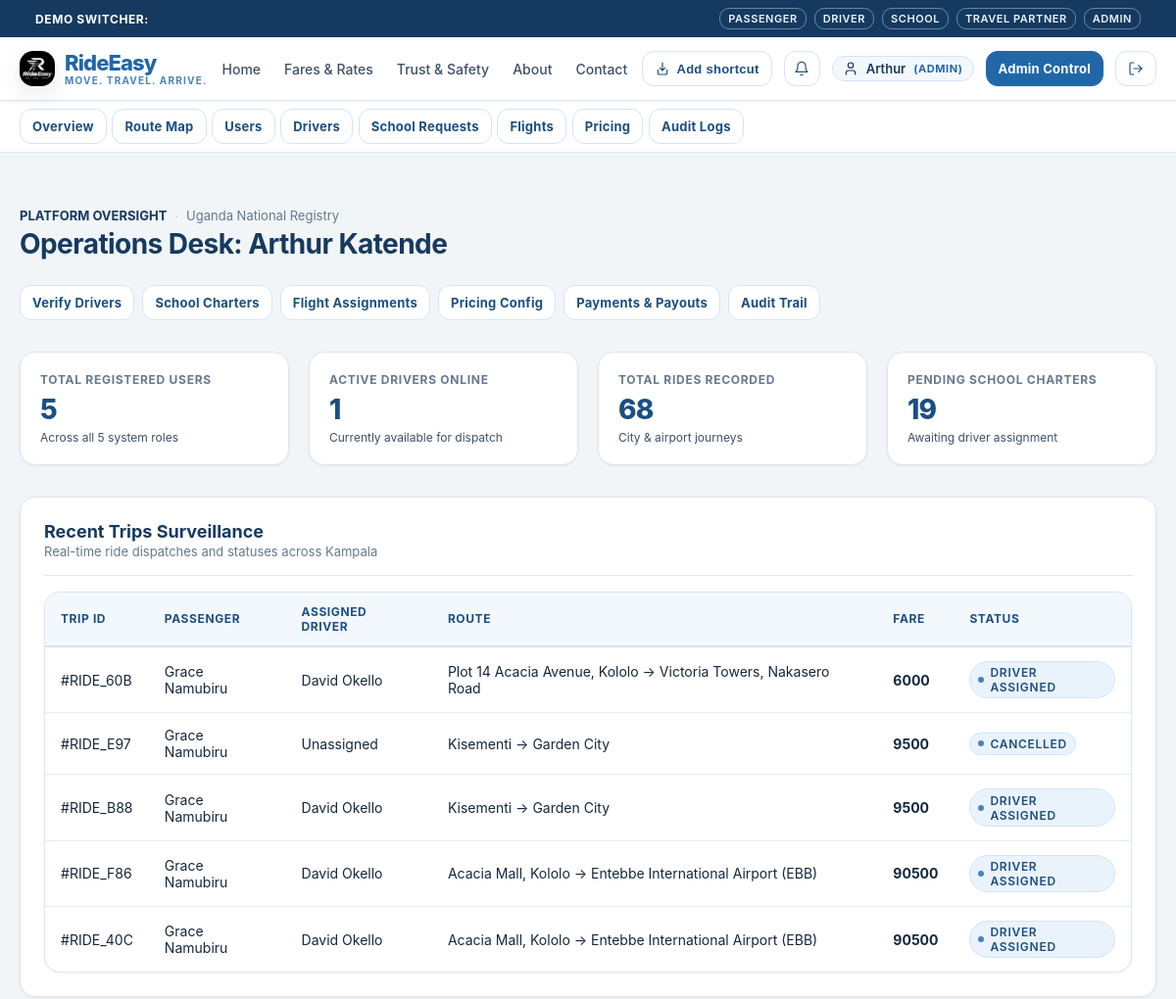
The page /admin/dashboard (signed in, upper part) on the database as committed earlier.
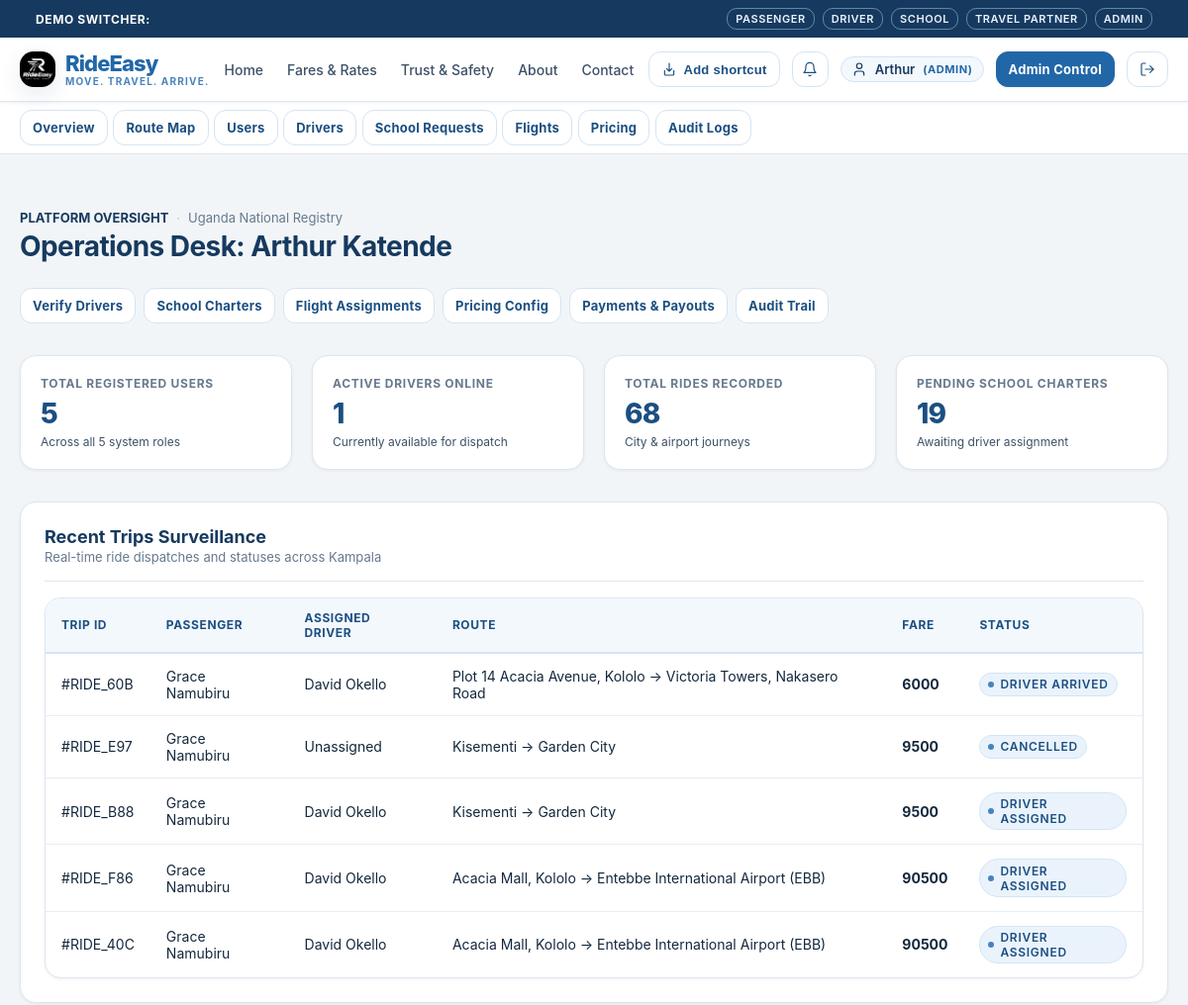
The same page on the database as committed later.
### tables this page shows
CREATE TABLE rides (
    id TEXT PRIMARY KEY,
    passenger_id TEXT NOT NULL,
    driver_id TEXT,
    category TEXT NOT NULL CHECK(category IN ('BODA', 'ECONOMY', 'COMFORT', 'PREMIUM')),
    pickup_address TEXT NOT NULL,
    pickup_lat REAL NOT NULL,
    pickup_lng REAL NOT NULL,
    destination_address TEXT NOT NULL,
    destination_lat REAL NOT NULL,
    destination_lng REAL NOT NULL,
    estimated_distance_km REAL NOT NULL,
    estimated_fare_ugx INTEGER NOT NULL,
    final_fare_ugx INTEGER,
    payment_method TEXT NOT NULL DEFAULT 'CASH' CHECK(payment_method IN ('CASH', 'MTN_MOMO', 'AIRTEL_MONEY', 'CARD')),
    payment_status TEXT NOT NULL DEFAULT 'UNPAID' CHECK(payment_status IN ('UNPAID', 'PENDING', 'PAID')),
    status TEXT NOT NULL DEFAULT 'REQUESTED' CHECK(status IN (
        'REQUESTED',
        'SEARCHING_FOR_DRIVER',
        'DRIVER_ASSIGNED',
        'DRIVER_ARRIVING',
        'DRIVER_ARRIVED',
        'TRIP_STARTED',
        'TRIP_COMPLETED',
        'PAYMENT_PENDING',
        'COMPLETED',
        'CANCELLED'
    )),
    cancellation_reason TEXT,
    is_airport_ride INTEGER NOT NULL DEFAULT 0,
    related_journey_id TEXT,
    created_at TIMESTAMP NOT NULL DEFAULT CURRENT_TIMESTAMP,
    updated_at TIMESTAMP NOT NULL DEFAULT CURRENT_TIMESTAMP, cancelled_at TIMESTAMP, driver_response_status TEXT NOT NULL DEFAULT 'ACCEPTED' CHECK(driver_response_status IN ('PENDING', 'ACCEPTED', 'DECLINED')),
    FOREIGN KEY (passenger_id) REFERENCES users(id) ON DELETE CASCADE,
    FOREIGN KEY (driver_id) REFERENCES users(id),
    FOREIGN KEY (related_journey_id) REFERENCES confirmed_journeys(id)
);

CREATE TABLE users (
    id TEXT PRIMARY KEY,
    email TEXT UNIQUE NOT NULL,
    password_hash TEXT NOT NULL,
    role TEXT NOT NULL CHECK(role IN ('PASSENGER', 'DRIVER', 'SCHOOL', 'TRAVEL_COMPANY', 'ADMIN')),
    full_name TEXT NOT NULL,
    phone TEXT NOT NULL,
    is_active INTEGER NOT NULL DEFAULT 1,
    is_verified INTEGER NOT NULL DEFAULT 0,
    created_at TIMESTAMP NOT NULL DEFAULT CURRENT_TIMESTAMP,
    updated_at TIMESTAMP NOT NULL DEFAULT CURRENT_TIMESTAMP
, avatar_url TEXT DEFAULT '/static/images/default-avatar.svg');

### rideeasy/app/routes/admin.py (the view)
@admin_bp.route("/dashboard")
def dashboard():
    user = AuthService.get_current_user()
    db = get_db()
    stats = {
        "total_users": db.fetchone("SELECT COUNT(*) as c FROM users")["c"],
        "active_drivers": db.fetchone("SELECT COUNT(*) as c FROM driver_profiles WHERE is_online = 1")["c"],
        "total_rides": db.fetchone("SELECT COUNT(*) as c FROM rides")["c"],
        "pending_schools": db.fetchone("SELECT COUNT(*) as c FROM school_transport_requests WHERE status = 'PENDING'")["c"],
        "pending_flights": db.fetchone("SELECT COUNT(*) as c FROM flight_requests WHERE status = 'SUBMITTED'")["c"],
        "pending_drivers": db.fetchone("SELECT COUNT(*) as c FROM driver_profiles WHERE verification_status = 'PENDING'")["c"]
    }
    recent_rides = db.fetchall(
        """SELECT r.*, p.full_name as passenger_name, d.full_name as driver_name
        FROM rides r
        JOIN users p ON r.passenger_id = p.id
        LEFT JOIN users d ON r.driver_id = d.id
        ORDER BY r.created_at DESC LIMIT 5"""
    )
    recent_audit_logs = db.fetchall(
        """SELECT a.*, u.full_name as user_name, u.role
        FROM audit_logs a
        LEFT JOIN users u ON a.user_id = u.id
        ORDER BY a.created_at DESC LIMIT 6"""
    )
    return render_template("admin/dashboard.html", user=user, stats=stats, recent_rides=recent_rides, recent_audit_logs=recent_audit_logs)

### rideeasy/app/repositories/database.py (called while the page is built)
def get_db() -> Database:
    global _db_instance
    try:
        from flask import current_app, has_app_context
        if has_app_context():
            db_url = current_app.config.get("TURSO_DATABASE_URL", "")
            auth_token = current_app.config.get("TURSO_AUTH_TOKEN", "")
            local_path = current_app.config.get("LOCAL_DB_PATH", Config.LOCAL_DB_PATH)
            if (
                _db_instance is None
                or _db_instance.db_url != db_url
                or _db_instance.auth_token != auth_token
                or _db_instance.local_path != local_path
            ):
                _db_instance = Database(db_url, auth_token, local_path)
            return _db_instance
    except ImportError:
        pass
    if _db_instance is None:
        _db_instance = Database()
    return _db_instance

    def _get_sqlite_conn(self) -> sqlite3.Connection:
        conn = sqlite3.connect(self.local_path, timeout=10.0, check_same_thread=False)
        conn.row_factory = sqlite3.Row
        conn.execute("PRAGMA foreign_keys = ON;")
        return conn

### rideeasy/app/routes/admin.py (called while the page is built)
@admin_bp.before_request
@login_required
@role_required("ADMIN")
def before_request():
    pass

### rideeasy/app/templates/admin/dashboard.html (shortened to what this page needs)
{% extends "base.html" %}
{% block content %}
<div class="container section">
  <div style="display: flex; justify-content: space-between; align-items: baseline; flex-wrap: wrap; gap: 1rem; margin-bottom: 2rem;">
    <div>
      <div class="metadata-row" style="margin-bottom: 0.25rem;">
        <span style="font-weight: 700; color: var(--color-black); text-transform: uppercase;">Platform Oversight</span>
        <span class="metadata-separator">·</span>
        <span>Uganda National Registry</span>
      </div>
      <h2>Operations Desk: {{ user.full_name }}</h2>
    </div>
    <div style="display: flex; gap: 0.5rem; flex-wrap: wrap;">
      <a href="/admin/drivers" class="btn btn-secondary btn-sm">Verify Drivers</a>
      <a href="/admin/schools" class="btn btn-secondary btn-sm">School Charters</a>
      <a href="/admin/flights" class="btn btn-secondary btn-sm">Flight Assignments</a>
      <a href="/admin/pricing" class="btn btn-secondary btn-sm">Pricing Config</a>
      <a href="{{ url_for('admin.payments') }}" class="btn btn-secondary btn-sm">Payments & Payouts</a>
      <a href="/admin/audit-logs" class="btn btn-secondary btn-sm">Audit Trail</a>
    </div>
  </div>
  <div class="stats-grid">
    <div class="stat-card">
      <div class="stat-label">Total Registered Users</div>
      <div class="stat-value">{{ stats.total_users }}</div>
      <div class="stat-subtext">Across all 5 system roles</div>
    </div>
    <div class="stat-card">
      <div class="stat-label">Active Drivers Online</div>
      <div class="stat-value">{{ stats.active_drivers }}</div>
      <div class="stat-subtext">Currently available for dispatch</div>
    </div>
    <div class="stat-card">
      <div class="stat-label">Total Rides Recorded</div>
      <div class="stat-value">{{ stats.total_rides }}</div>
      <div class="stat-subtext">City & airport journeys</div>
    </div>
    <div class="stat-card">
      <div class="stat-label">Pending School Charters</div>
      <div class="stat-value">{{ stats.pending_schools }}</div>
      <div class="stat-subtext">Awaiting driver assignment</div>
    </div>
  </div>
  <div class="card" style="margin-bottom: 2rem;">
    <div class="card-header">
      <div>
        <div class="card-title">Recent Trips Surveillance</div>
        <div class="card-subtitle">Real-time ride dispatches and statuses across Kampala</div>
      </div>
    </div>
    {% if recent_rides %}
      <div class="table-responsive">
        <table class="table">
          <thead>
            <tr>
              <th>Trip ID</th>
              <th>Passenger</th>
              <th>Assigned Driver</th>
              <th>Route</th>
              <th>Fare</th>
              <th>Status</th>
            </tr>
          </thead>
          <tbody>
            {% for r in recent_rides %}
              <tr>
                <td>#{{ r.id[:8].upper() }}</td>
                <td>{{ r.passenger_name }}</td>
                <td>{{ r.driver_name or 'Unassigned' }}</td>
                <td>{{ r.pickup_address }} → {{ r.destination_address }}</td>
                <td style="font-weight: 700;">{{ r.final_fare_ugx or r.estimated_fare_ugx | ugx }}</td>
                <td>
                  <span class="status-indicator">
                    <span class="status-dot"></span> {{ r.status.replace('_', ' ') }}
                  </span>
                </td>
              </tr>
            {% endfor %}
          </tbody>
        </table>
      </div>
    {% endif %}
  </div>
</div>
{% endblock %}

Rows that differ between the two databases and show on the page:
changed rides "Plot 14 Acacia Avenue, Kololo": status.replace "DRIVER ASSIGNED" → "DRIVER ARRIVED"
